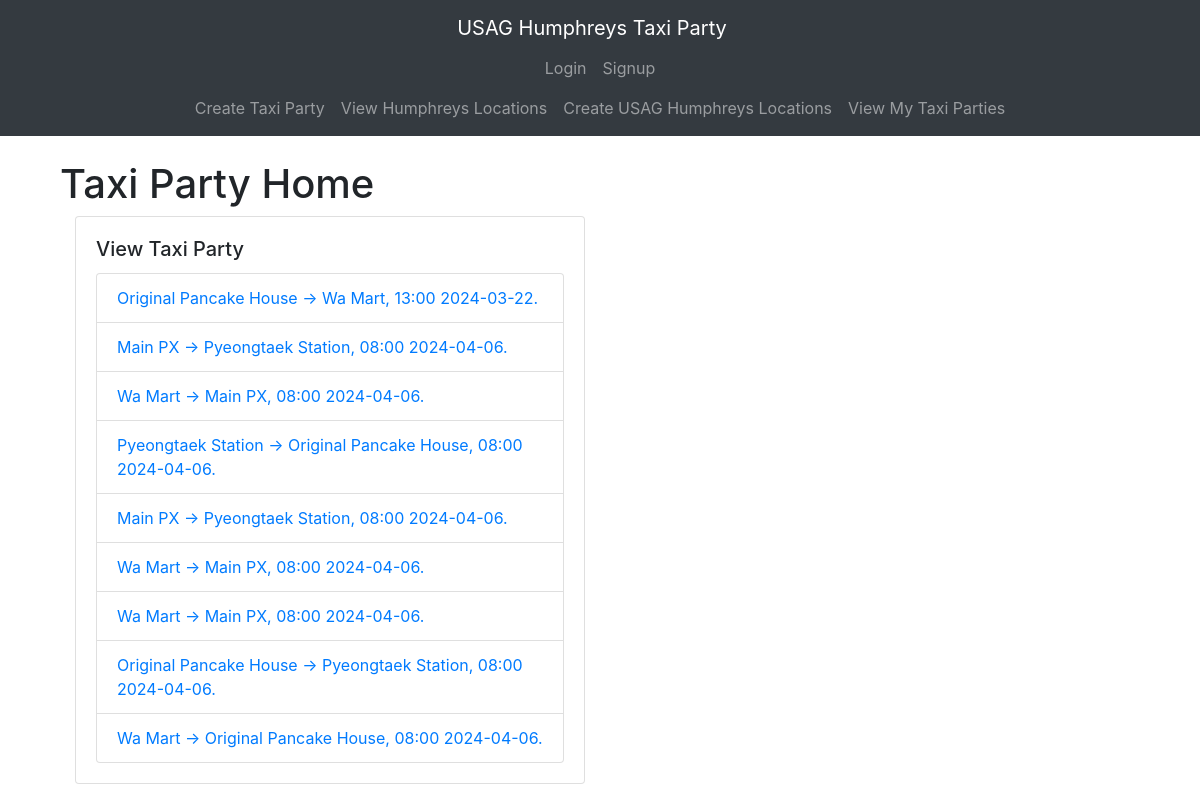
The page / on the database its author committed.
### taxiparty/models.py (models this page shows, shortened)
class TaxiParty(models.Model):
    date = models.DateField(blank=False, default=datetime.date.today)
    time = models.TimeField(blank=False, default=datetime.time(8, 00))
    origin = models.ForeignKey(Location, on_delete=models.CASCADE, related_name='origin')
    destination = models.ForeignKey(Location, on_delete=models.CASCADE, related_name='destination')
    rider = models.ManyToManyField(User, related_name='rider')
    owner = models.ForeignKey(User, null=True, blank=True, on_delete=models.CASCADE, related_name='owner')
    def getAbsoluteUrl(self):
        return reverse("taxiparty:taxipartydynamic", kwargs={"id": self.id})
    def __str__(self) -> str:
        return f"{self.origin} -> {self.destination}, {self.time.__str__()[:5]} {self.date.__str__()}."

class Location(models.Model):
    name = models.TextField(blank=False, unique=True)
    def __str__(self) -> str:
        return self.name

### taxiparty/views.py (the view)
# urls.py: path('', views.home_view, name='home'),
def home_view(request):
    partyList = TaxiParty.objects.all()
    context = {
        "partyList": partyList
    }
    return render(request, "taxipartyhome.html", context)

### taxiparty/templates/taxipartyhome.html
{% extends 'base.html' %}
{% block content %}
<div class="container mt-4">
    <h1>Taxi Party Home</h1>
    <div class="col-md-6">
        <div class="card">
            <div class="card-body">
                <h5 class="card-title">View Taxi Party</h5>
                {% include 'viewtaxiparty.html' with partyList=partyList %}
            </div>
        </div>
    </div>
</div>
{% endblock %}

### taxiparty/templates/viewtaxiparty.html
<ul class="list-group">
    {% for party in partyList %}
        <li class="list-group-item">
            <a href="{{ party.getAbsoluteUrl }}" class="text-decoration-none">{{ party }}</a>
        </li>
    {% endfor %}
</ul>

### rows shown on the page
TaxiParty: origin+destination+time "Original Pancake House -> Wa Mart, 13:00 2024-03-22."
TaxiParty: origin+destination+time "Main PX -> Pyeongtaek Station, 08:00 2024-04-06."
TaxiParty: origin+destination+time "Wa Mart -> Main PX, 08:00 2024-04-06."
TaxiParty: origin+destination+time "Pyeongtaek Station -> Original Pancake House, 08:00 2024-04-06."
TaxiParty: origin+destination+time "Main PX -> Pyeongtaek Station, 08:00 2024-04-06."
TaxiParty: origin+destination+time "Wa Mart -> Main PX, 08:00 2024-04-06."
TaxiParty: origin+destination+time "Wa Mart -> Main PX, 08:00 2024-04-06."
TaxiParty: origin+destination+time "Original Pancake House -> Pyeongtaek Station, 08:00 2024-04-06."
TaxiParty: origin+destination+time "Wa Mart -> Original Pancake House, 08:00 2024-04-06."
